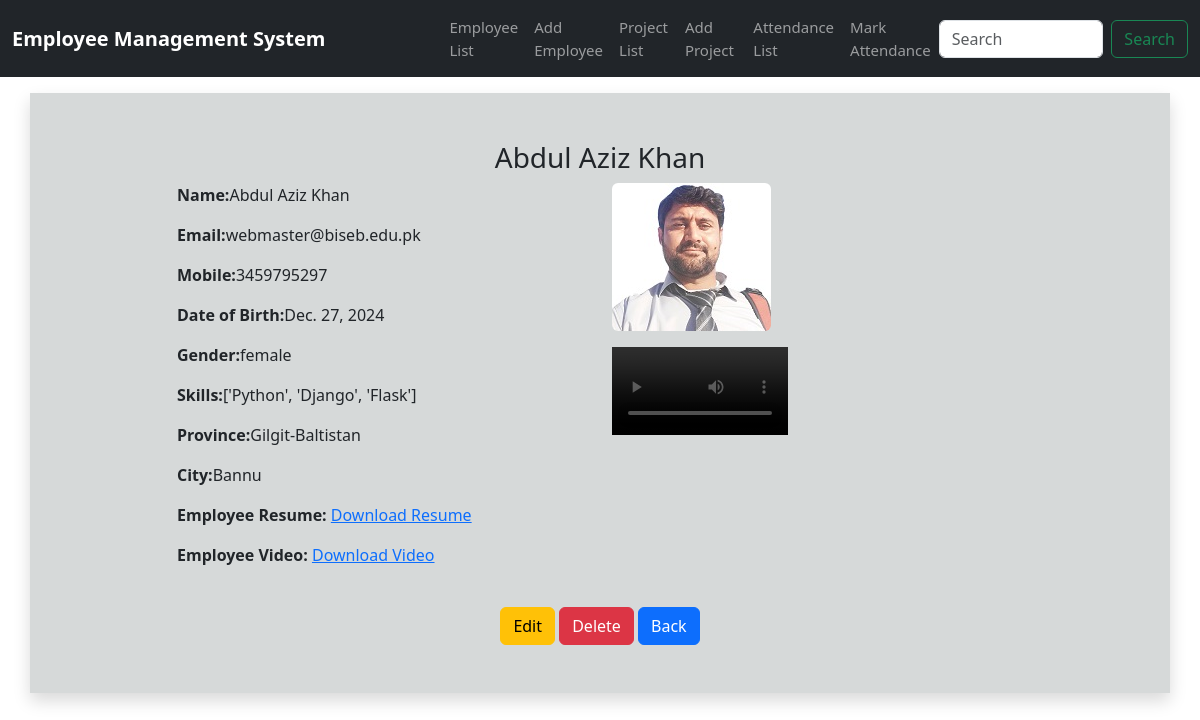
The app's page /employee_detail/3 with its own data.
### app1/models.py (models this page shows, shortened)
class Employee(models.Model):
    name = models.CharField(max_length=255)
    email = models.EmailField()
    mobile = models.PositiveIntegerField()
    date_of_birth = models.DateField(auto_now_add=False,auto_now=False,null=True)
    gender = models.CharField(max_length=25,choices=GENDER_CHOICES, default='others')
    skills = models.CharField(max_length=100,null=True,blank=True)
    state = models.CharField(max_length=200,choices=PROVINCE_CHOICES,default='Select Province')
    city = models.CharField(max_length=100)
    profile_picture = models.ImageField(upload_to='employee_profile_pictures/',null=True, blank=True)
    resume = models.FileField(upload_to='employee_resume/',null=True,blank=True)
    video = models.FileField(upload_to='employee_video/',blank=True,null=True)

### app1/views.py (the view)
# urls.py: path('employee_detail/<int:id>',views.employee_detail,name='employee_detail'),
def employee_detail(request,id):
    employee = Employee.objects.get(id=id)
    return render(request,'employee_detail.html',{'employee':employee})

### app1/templates/employee_detail.html
{% extends "base.html" %}
{% block content %}
<div class="row mt-3 shadow p-5" style="background-color:#d6d9d9">
    <h3 class='text-center'> {{ employee.name }} </h3>
    <div class="col-sm-5 offset-sm-1">
        <p> <strong>Name:</strong>{{ employee.name }}</p>
        <p> <strong>Email:</strong>{{ employee.email }}</p>
        <p> <strong>Mobile:</strong>{{ employee.mobile }}</p>
        <p> <strong>Date of Birth:</strong>{{ employee.date_of_birth }}</p>
        <p> <strong>Gender:</strong>{{ employee.gender }}</p>
        <p> <strong>Skills:</strong>{{ employee.skills}}</p>
        <p> <strong>Province:</strong>{{ employee.state }}</p>
        <p> <strong>City:</strong>{{ employee.city}}</p>
        <p> <strong>Employee Resume:</strong> {% if employee.resume %}
        <a href="{{ employee.resume.url }}">Download Resume</a>
        {% else %}
        <p>No resume uploaded.</p>
        {% endif %}
        <p> <strong>Employee Video:</strong> {% if employee.video %}
        <a href="employee.video.url">Download Video</a>
        {% else %}
        <p>No video uploaded.</p>
        {% endif %}
    </div>
    <div class="col-sm-4">
        <div class="row">
            <div class="image-container float-end">
            {% if employee.profile_picture %}
            <img src="{{ employee.profile_picture.url }}" alt="profile picuture" class="img-fluid rounded">
            {% endif %}
        </div>
        </div>
        <div class="row">
            <div class="video-container" style="max-width: 200px; height:auto;">
            {% if employee.video %}
                <video controls class="embed-responsive-item mt-3" style='width: 100%; height: auto;'
                 src="{{ employee.video.url }}" type="video/mp4"></video>
            {% endif %}
        </div>
        </div>
    </div>
    <div class="text-center mt-4">
        <button class="btn btn-warning ">Edit</button>
        <button class="btn btn-danger ">Delete</button>
        <button class="btn btn-primary ">Back</button>
    </div>
</div>
{% endblock content %}

### records on screen
Employee: name "Abdul Aziz Khan", email "webmaster@biseb.edu.pk", mobile "3459795297", date_of_birth "Dec. 27, 2024", gender "female", skills "['Python', 'Django', 'Flask']", state "Gilgit-Baltistan", city "Bannu", profile_picture (picture)
